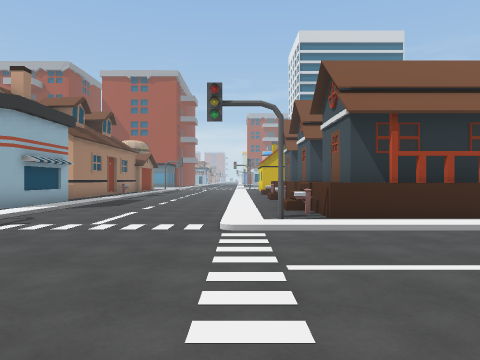
view 1 (above)

24 first-person views from a walk through a 3-D level made in the Unity game engine. The camera is 1.3 m above the floor, looks level and sees 70° across. The floor is counted in squares, 2 m on a side. Each view is taken from the middle of a square. On the plan, view 1 faces up. The plan holds only what a view shows up to about 10 squares ahead; the rest is blank. The place goes on beyond the plan. The player character is not drawn. Some animated figures are not drawn.

view 2
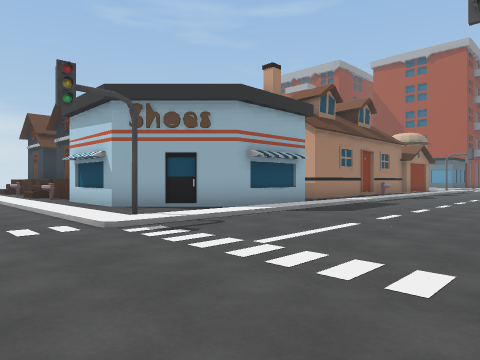

view 3
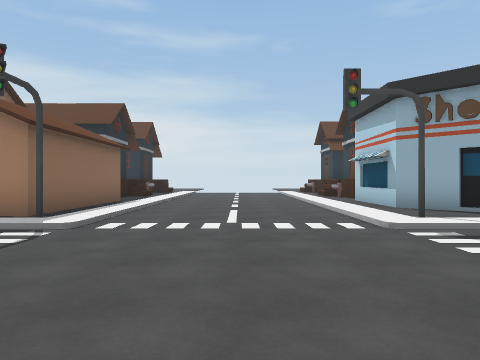

view 4
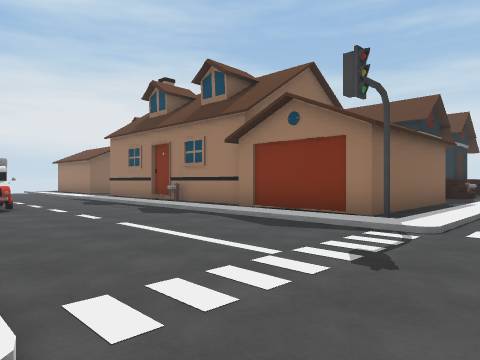

view 5
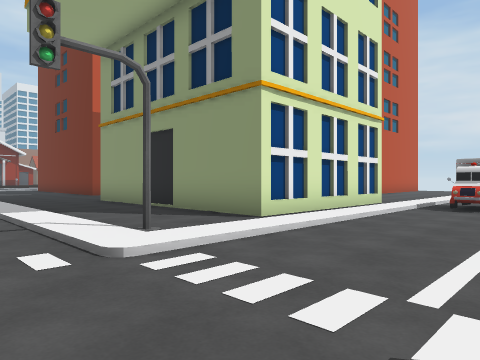

view 6
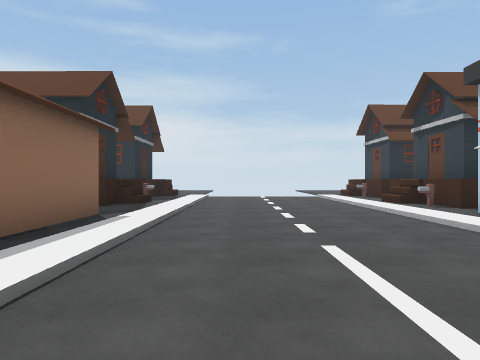

view 7
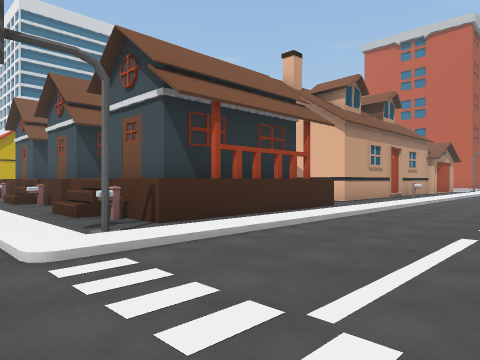

view 8
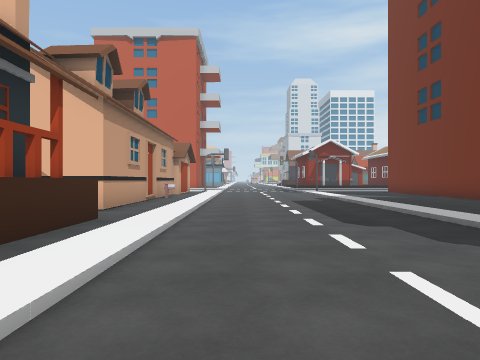

view 9
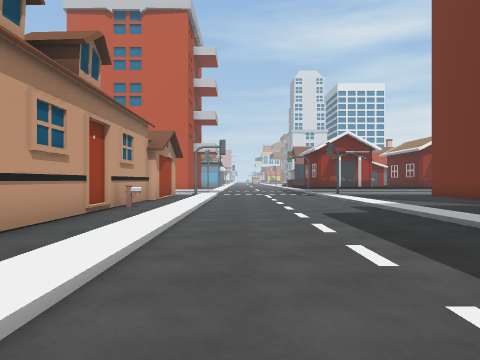

view 10
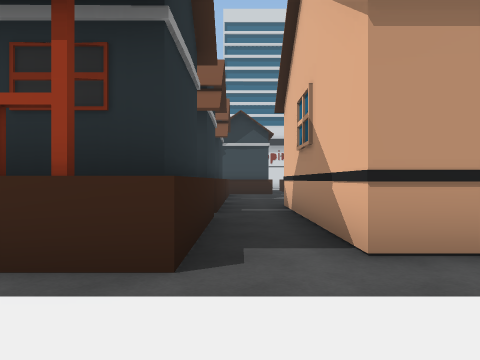

view 11
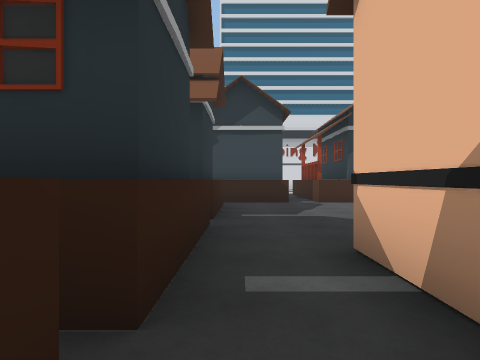

view 12
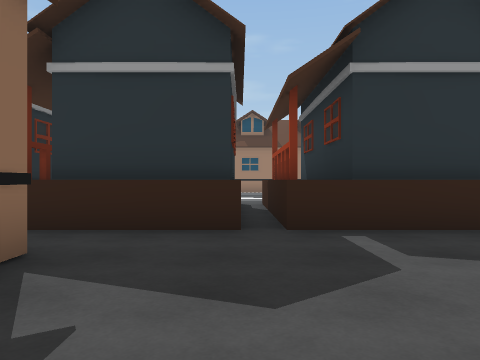

view 13
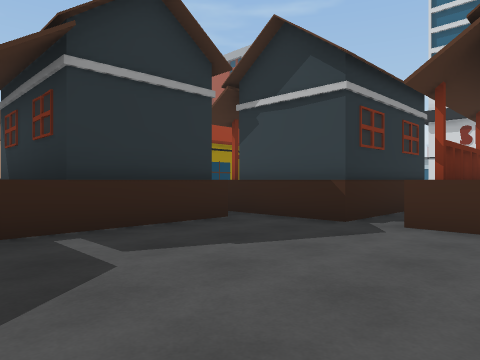

view 14
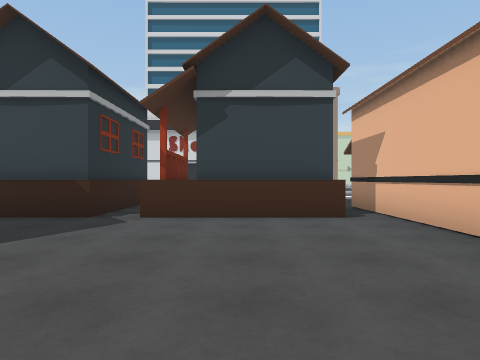

view 15
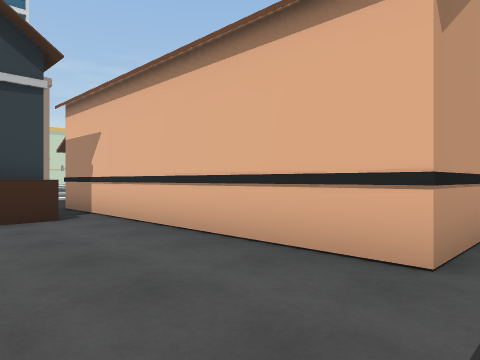

view 16
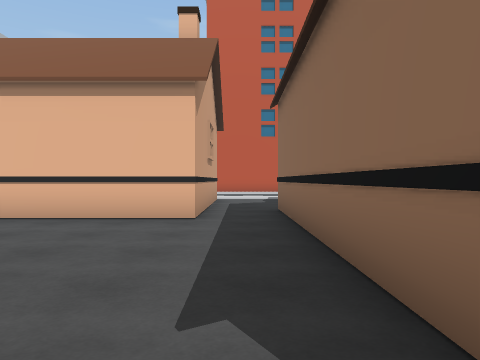

view 17
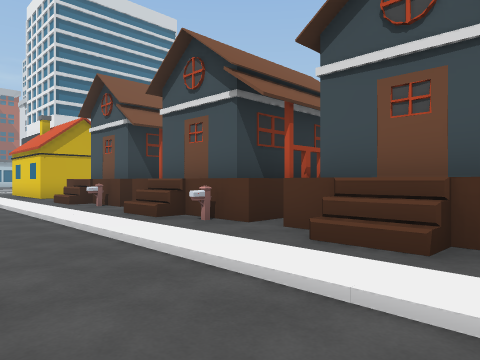

view 18
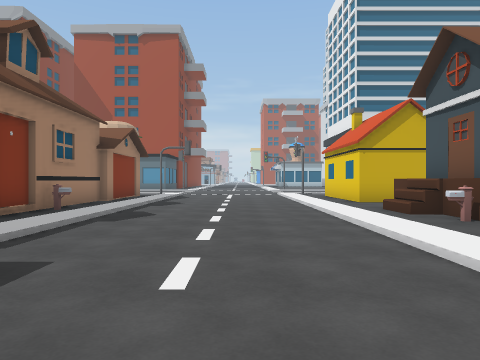

view 19
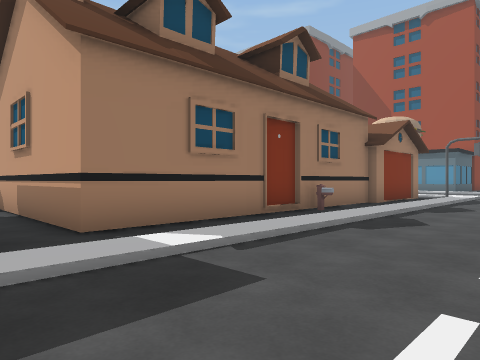

view 20
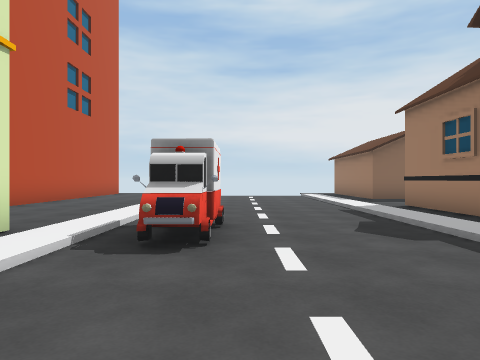

view 21
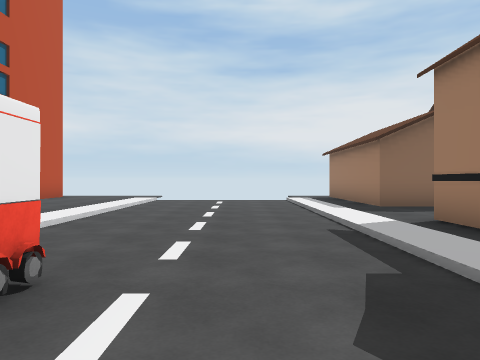

view 22
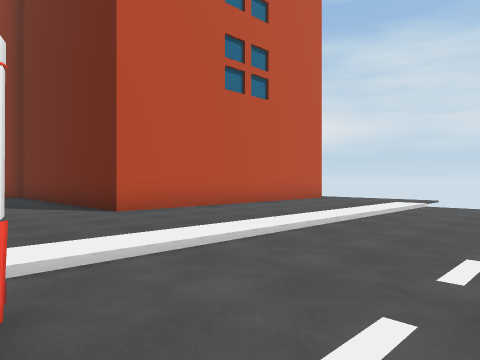

view 23
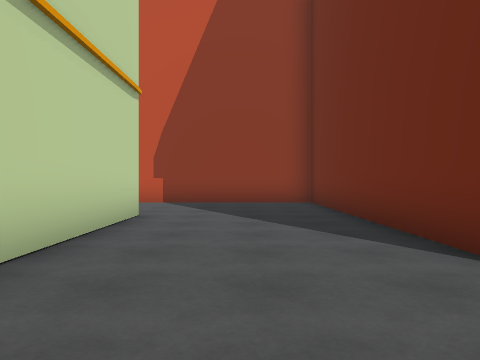

view 24
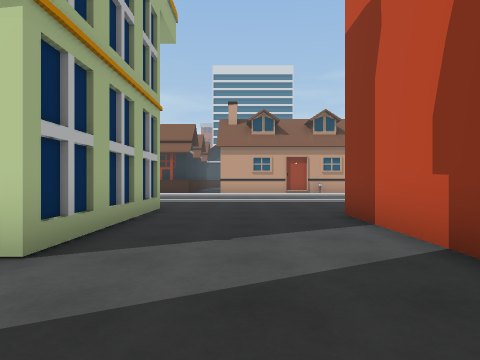

### Floor plan
Key: @ floor where view 1 was taken; # wall or solid block; . main floor; - floor 0.25 m lower than the main floor; : floor 0.75 m higher than the main floor; + floor 1.25 m higher than the main floor; / step, stairs or slope; ^ raised ledge; H house; M mailbox; O other object.
Columns run from 14 left of view 1 to 15 right of it. Each row starts with its distance up from view 1.
 21         #.-       H   H.H   ^
 20         #.----... HH  H.H  H^
 19         #.----...  HHHH.HHHH^
 18         #.----..H   H.......#
 17         M.----./+H  H.......#
 16         #.----./+HHHH.......#
 15         #.----.M+HHHH.......#
 14         #.----..HHHHH.......##
 13    #####^.----./+HHHH.........
 12      .....----./+HHHH.^#######
 11         #.----.M+    .#
 10         #.----..HHHHH.#
  9         #.----./H   H.#
  8 HH     ##.----./HHHHH.#
  7  ++.####..----.MHHHHH.^#######
  6 //M......O----.O...........M..
  5 //////////----////////////////
  4 ------------------------------
  3 ------------------------------
  2 ------------------------------
  1 ------------------------------
  0 .........O----@O..............
 -1 H:..#####.----................
 -2 HHH     #.----............ ...
 -3 HHH     #.----.#######....
 -4 HH      #.----.#     #...#
 -5         #.----.#     #...#
 -6         O.---O.#     #...#
 -7          .--OO.#  ####...#
 -8          .---O...........#
 -9         #.----...........#
-10         #.----...........#
-11         #.----....########
-12         ..----....#
-13        ...----....#
-14       ###.----....#
-15         #.----....#
-16         #.----....#
-17               ...

Positions as (right, up) in squares from view 1, and headings:
1: (0, 0), facing up
2: (0, 3), facing up-left
3: (0, 3), facing left
4: (0, 2), facing down-left
5: (-3, 2), facing down-right
6: (-4, 2), facing left
7: (-1, 2), facing up-right
8: (1, 4), facing right
9: (5, 4), facing right
10: (7, 4), facing up
11: (7, 9), facing up
12: (11, 14), facing left
13: (11, 14), facing up-left
14: (11, 13), facing up
15: (11, 13), facing up-right
16: (8, 13), facing right
17: (-2, 7), facing up-right
18: (-2, 10), facing up
19: (-2, 11), facing up-left
20: (-2, -3), facing down
21: (-3, -6), facing down
22: (-3, -8), facing down-right
23: (1, -9), facing right
24: (9, -10), facing up
